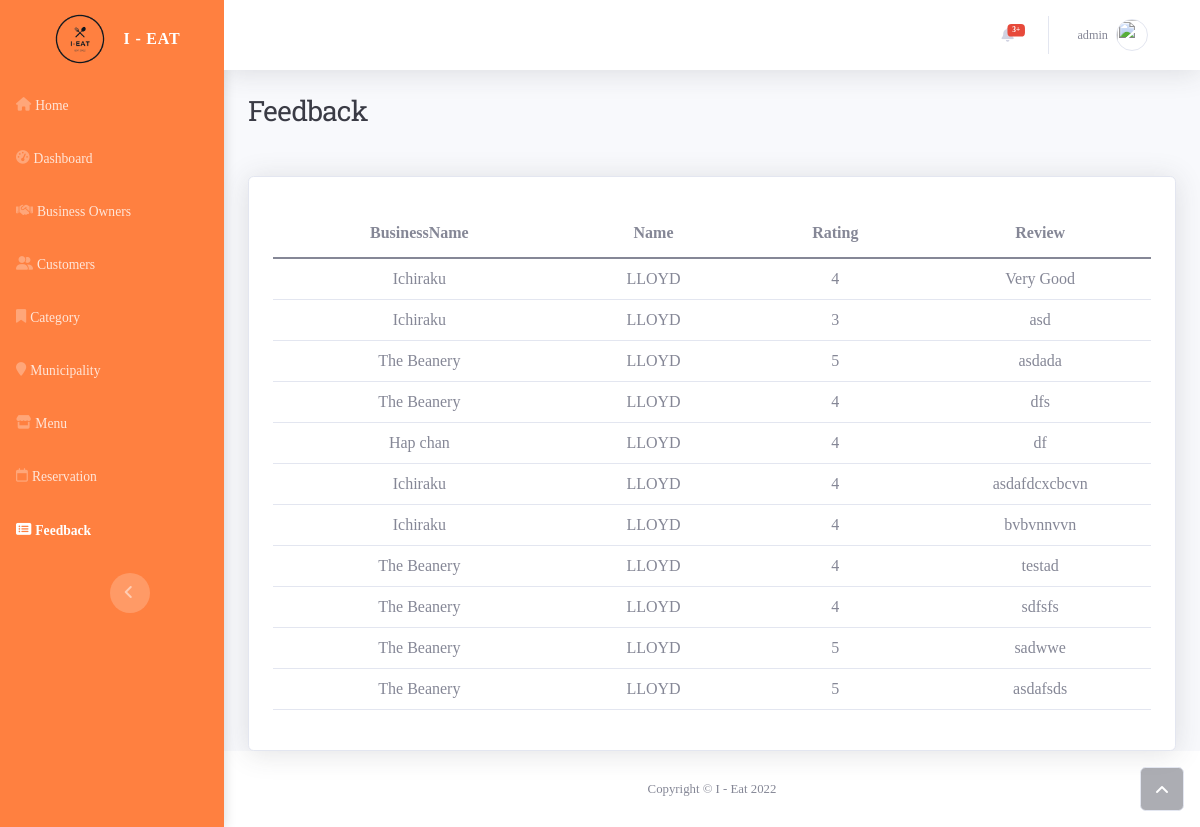
The app's page /admin/feedback.php (signed in) with its own data.
### tables this page shows
CREATE TABLE `review_table` (
  `review_id` int(11) NOT NULL,
  `userid` int(11) NOT NULL,
  `businessid` int(11) NOT NULL,
  `user_name` varchar(200) NOT NULL,
  `user_rating` int(1) NOT NULL,
  `user_review` text NOT NULL,
  `datetime` int(11) NOT NULL
);

CREATE TABLE `business` (
  `businessid` int(11) NOT NULL,
  `business_name` varchar(255) NOT NULL,
  `business_address` varchar(255) NOT NULL,
  `latitude` varchar(255) DEFAULT NULL,
  `longitude` varchar(255) DEFAULT NULL,
  `municipalityid` int(11) NOT NULL,
  `cuisinename` text NOT NULL,
  `image_cert` varchar(255) NOT NULL,
  `opening` time NOT NULL,
  `closing` time NOT NULL,
  `business_firstname` varchar(255) NOT NULL,
  `business_lastname` varchar(255) NOT NULL,
  `business_phonenumber` varchar(255) NOT NULL,
  `business_owneraddress` varchar(255) NOT NULL,
  `business_email` varchar(255) NOT NULL,
  `business_password` varchar(255) NOT NULL,
  `image` varchar(255) NOT NULL,
  `role_as` tinyint(4) NOT NULL DEFAULT 2,
  `status` tinyint(4) NOT NULL DEFAULT 0 COMMENT '0=waiting,1=approve,2=declined',
  `verify_token` varchar(255) DEFAULT NULL,
  `created_at` timestamp NOT NULL DEFAULT current_timestamp()
);

### functions/myfunctions.php (called while the page is built, shortened)
<?php
include('../config/dbcon.php');
function feedbackGetAll()
{
    global $con;
    $query = "SELECT review_table.review_id,review_table.businessid,review_table.user_name,review_table.user_rating,review_table.user_review,business.business_name,review_table.datetime
    FROM review_table
    JOIN business
    ON review_table.businessid=business.businessid";
    return $query_run = mysqli_query($con, $query);
}
?>

### admin/feedback.php (the view, shortened to what this page needs)
<?php
include('includes/header.php');
?>
    <div class="container-fluid">
        <div class="d-sm-flex justify-content-between align-items-center mb-4">
            <h3 class="text-dark mb-4">Feedback</h3>
        </div>
        <div class="card shadow">
            <div class="card-body">
                <div class="table-responsive table mt-2" id="dataTable" role="grid" aria-describedby="dataTable_info">
                    <table class="table my-0" id="dataTable">
                        <thead style="text-align:center">
                        <tr>
                            <th>BusinessName</th>
                            <th>Name</th>
                            <th>Rating</th>
                            <th>Review</th>
                        </tr>
                        </thead>
                        <tbody style="text-align:center">
                            <?php
                                $review = feedbackGetAll();
                               if(mysqli_num_rows($review) > 0)
                               {
                                   foreach($review as $item)
                                   {
                                       ?>
                                       <tr>
                                            <td><?= $item['business_name']; ?></td>
                                            <td><?= $item['user_name']; ?></td>
                                            <td><?= $item['user_rating']; ?></td>
                                            <td><?= $item['user_review'];?></td>
                                       </tr>
                                       <?php
                                   }
                               }
                                else
                                {
                                    echo "No records Found";
                                }
                            ?>
                        </tbody>
                    </table>
                </div>
            </div>
        </div>
    </div>
<?php
include('includes/footer.php');
?>

### admin/form.css (style rules this page uses)
* { font-family: 'Tiro Kannada', serif; }

### records on screen
review_table: businessid.business_name "Ichiraku", user_name "LLOYD", user_rating "4", user_review "Very Good"
review_table: businessid.business_name "Ichiraku", user_name "LLOYD", user_rating "3", user_review "asd"
review_table: businessid.business_name "The Beanery", user_name "LLOYD", user_rating "5", user_review "asdada"
review_table: businessid.business_name "The Beanery", user_name "LLOYD", user_rating "4", user_review "dfs"
review_table: businessid.business_name "Hap chan", user_name "LLOYD", user_rating "4", user_review "df"
review_table: businessid.business_name "Ichiraku", user_name "LLOYD", user_rating "4", user_review "asdafdcxcbcvn"
review_table: businessid.business_name "Ichiraku", user_name "LLOYD", user_rating "4", user_review "bvbvnnvvn"
review_table: businessid.business_name "The Beanery", user_name "LLOYD", user_rating "4", user_review "testad"
review_table: businessid.business_name "The Beanery", user_name "LLOYD", user_rating "4", user_review "sdfsfs"
review_table: businessid.business_name "The Beanery", user_name "LLOYD", user_rating "5", user_review "sadwwe"
review_table: businessid.business_name "The Beanery", user_name "LLOYD", user_rating "5", user_review "asdafsds"

### other values on screen
$_SESSION['auth_user']['name'] "admin"
